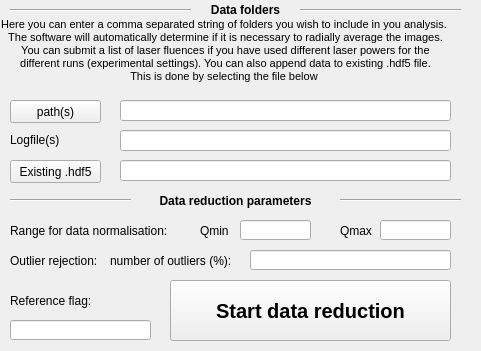
   <widget class="QWidget" name="widget_2" native="true">
    <property name="geometry">
     <rect>
      <x>330</x>
      <y>60</y>
      <width>481</width>
      <height>351</height>
     </rect>
    </property>
    <widget class="QLabel" name="data_folders">
     <property name="geometry">
      <rect>
       <x>180</x>
       <y>-1</y>
       <width>131</width>
       <height>21</height>
      </rect>
     </property>
     <property name="font">
      <font>
       <weight>75</weight>
       <bold>true</bold>
      </font>
     </property>
     <property name="text">
      <string>Data folders</string>
     </property>
     <property name="alignment">
      <set>Qt::AlignCenter</set>
     </property>
    </widget>
    <widget class="Line" name="linde_folder">
     <property name="geometry">
      <rect>
       <x>10</x>
       <y>0</y>
       <width>181</width>
       <height>21</height>
      </rect>
     </property>
     <property name="orientation">
      <enum>Qt::Horizontal</enum>
     </property>
    </widget>
    <widget class="Line" name="line_folder2">
     <property name="geometry">
      <rect>
       <x>300</x>
       <y>0</y>
       <width>161</width>
       <height>21</height>
      </rect>
     </property>
     <property name="orientation">
      <enum>Qt::Horizontal</enum>
     </property>
    </widget>
    <widget class="QLabel" name="label_11">
     <property name="geometry">
      <rect>
       <x>0</x>
       <y>10</y>
       <width>451</width>
       <height>81</height>
      </rect>
     </property>
     <property name="text">
      <string>&lt;!DOCTYPE HTML PUBLIC &quot;-//W3C//DTD HTML 4.0//EN&quot; &quot;http://www.w3.org/TR/REC-html40/strict.dtd&quot;&gt;
&lt;html&gt;&lt;head&gt;&lt;meta name=&quot;qrichtext&quot; content=&quot;1&quot; /&gt;&lt;style type=&quot;text/css&quot;&gt;
p, li { white-space: pre-wrap; }
&lt;/style&gt;&lt;/head&gt;&lt;body style=&quot; font-family:'MS Shell Dlg 2'; font-size:8pt; font-weight:400; font-style:normal;&quot;&gt;
&lt;p style=&quot; margin-top:0px; margin-bottom:0px; margin-left:0px; margin-right:0px; -qt-block-indent:0; text-indent:0px;&quot;&gt;Here you can enter a comma separated string of folders you wish to include in you analysis. &lt;/p&gt;
&lt;p style=&quot; margin-top:0px; margin-bottom:0px; margin-left:0px; margin-right:0px; -qt-block-indent:0; text-indent:0px;&quot;&gt;The software will automatically determine if it is necessary to radially average the images.&lt;/p&gt;
&lt;p style=&quot; margin-top:0px; margin-bottom:0px; margin-left:0px; margin-right:0px; -qt-block-indent:0; text-indent:0px;&quot;&gt; You can submit a list of laser fluences if you have used different laser powers for the &lt;/p&gt;
&lt;p style=&quot; margin-top:0px; margin-bottom:0px; margin-left:0px; margin-right:0px; -qt-block-indent:0; text-indent:0px;&quot;&gt;different runs (experimental settings). You can also append data to existing .hdf5 file.&lt;/p&gt;
&lt;p style=&quot; margin-top:0px; margin-bottom:0px; margin-left:0px; margin-right:0px; -qt-block-indent:0; text-indent:0px;&quot;&gt;This is done by selecting the file below &lt;/p&gt;&lt;/body&gt;&lt;/html&gt;</string>
     </property>
     <property name="alignment">
      <set>Qt::AlignCenter</set>
     </property>
    </widget>
    <widget class="QPushButton" name="Select_mask_4">
     <property name="geometry">
      <rect>
       <x>10</x>
       <y>100</y>
       <width>91</width>
       <height>23</height>
      </rect>
     </property>
     <property name="text">
      <string>path(s)</string>
     </property>
    </widget>
    <widget class="QLineEdit" name="inp_data_folders">
     <property name="geometry">
      <rect>
       <x>120</x>
       <y>100</y>
       <width>331</width>
       <height>21</height>
      </rect>
     </property>
    </widget>
    <widget class="QLabel" name="label_6">
     <property name="geometry">
      <rect>
       <x>10</x>
       <y>220</y>
       <width>171</width>
       <height>21</height>
      </rect>
     </property>
     <property name="text">
      <string>Range for data normalisation:</string>
     </property>
    </widget>
    <widget class="QLineEdit" name="inp_Qmin">
     <property name="geometry">
      <rect>
       <x>240</x>
       <y>220</y>
       <width>71</width>
       <height>20</height>
      </rect>
     </property>
    </widget>
    <widget class="QLabel" name="label_7">
     <property name="geometry">
      <rect>
       <x>200</x>
       <y>220</y>
       <width>41</width>
       <height>21</height>
      </rect>
     </property>
     <property name="text">
      <string>Qmin</string>
     </property>
    </widget>
    <widget class="QLabel" name="label_8">
     <property name="geometry">
      <rect>
       <x>340</x>
       <y>220</y>
       <width>41</width>
       <height>21</height>
      </rect>
     </property>
     <property name="text">
      <string>Qmax</string>
     </property>
    </widget>
    <widget class="QLineEdit" name="inp_Qmax">
     <property name="geometry">
      <rect>
       <x>380</x>
       <y>220</y>
       <width>71</width>
       <height>20</height>
      </rect>
     </property>
    </widget>
    <widget class="Line" name="line_folder2_2">
     <property name="geometry">
      <rect>
       <x>340</x>
       <y>190</y>
       <width>121</width>
       <height>21</height>
      </rect>
     </property>
     <property name="orientation">
      <enum>Qt::Horizontal</enum>
     </property>
    </widget>
    <widget class="Line" name="linde_folder_2">
     <property name="geometry">
      <rect>
       <x>10</x>
       <y>190</y>
       <width>121</width>
       <height>21</height>
      </rect>
     </property>
     <property name="orientation">
      <enum>Qt::Horizontal</enum>
     </property>
    </widget>
    <widget class="QLabel" name="data_folders_2">
     <property name="geometry">
      <rect>
       <x>140</x>
       <y>190</y>
       <width>191</width>
       <height>21</height>
      </rect>
     </property>
     <property name="font">
      <font>
       <weight>75</weight>
       <bold>true</bold>
      </font>
     </property>
     <property name="text">
      <string>Data reduction parameters</string>
     </property>
     <property name="alignment">
      <set>Qt::AlignCenter</set>
     </property>
    </widget>
    <widget class="QLabel" name="label_9">
     <property name="geometry">
      <rect>
       <x>110</x>
       <y>250</y>
       <width>201</width>
       <height>21</height>
      </rect>
     </property>
     <property name="text">
      <string>number of outliers (%):</string>
     </property>
    </widget>
    <widget class="QLabel" name="label_12">
     <property name="geometry">
      <rect>
       <x>10</x>
       <y>250</y>
       <width>91</width>
       <height>21</height>
      </rect>
     </property>
     <property name="text">
      <string>Outlier rejection:</string>
     </property>
    </widget>
    <widget class="QLineEdit" name="inp_num_outl">
     <property name="geometry">
      <rect>
       <x>250</x>
       <y>250</y>
       <width>201</width>
       <height>20</height>
      </rect>
     </property>
    </widget>
    <widget class="QLineEdit" name="inp_append_hdf5">
     <property name="geometry">
      <rect>
       <x>120</x>
       <y>160</y>
       <width>331</width>
       <height>21</height>
      </rect>
     </property>
    </widget>
    <widget class="QPushButton" name="Select_mask_5">
     <property name="geometry">
      <rect>
       <x>10</x>
       <y>160</y>
       <width>91</width>
       <height>23</height>
      </rect>
     </property>
     <property name="text">
      <string>Existing .hdf5</string>
     </property>
    </widget>
    <widget class="QPushButton" name="gogogo">
     <property name="geometry">
      <rect>
       <x>170</x>
       <y>280</y>
       <width>281</width>
       <height>61</height>
      </rect>
     </property>
     <property name="font">
      <font>
       <pointsize>15</pointsize>
       <weight>75</weight>
       <bold>true</bold>
      </font>
     </property>
     <property name="text">
      <string>Start data reduction</string>
     </property>
    </widget>
    <widget class="QLineEdit" name="inp_logfiles">
     <property name="geometry">
      <rect>
       <x>120</x>
       <y>130</y>
       <width>331</width>
       <height>21</height>
      </rect>
     </property>
    </widget>
    <widget class="QLabel" name="beam_energy_4">
     <property name="geometry">
      <rect>
       <x>10</x>
       <y>130</y>
       <width>81</width>
       <height>20</height>
      </rect>
     </property>
     <property name="font">
      <font>
       <weight>50</weight>
       <bold>false</bold>
      </font>
     </property>
     <property name="text">
      <string>Logfile(s)</string>
     </property>
     <property name="alignment">
      <set>Qt::AlignLeading|Qt::AlignLeft|Qt::AlignVCenter</set>
     </property>
    </widget>
    <widget class="QLabel" name="label_13">
     <property name="geometry">
      <rect>
       <x>10</x>
       <y>290</y>
       <width>141</width>
       <height>21</height>
      </rect>
     </property>
     <property name="text">
      <string>Reference flag:</string>
     </property>
    </widget>
    <widget class="QLineEdit" name="inp_reference_flag">
     <property name="geometry">
      <rect>
       <x>10</x>
       <y>320</y>
       <width>141</width>
       <height>20</height>
      </rect>
     </property>
    </widget>
   </widget>
